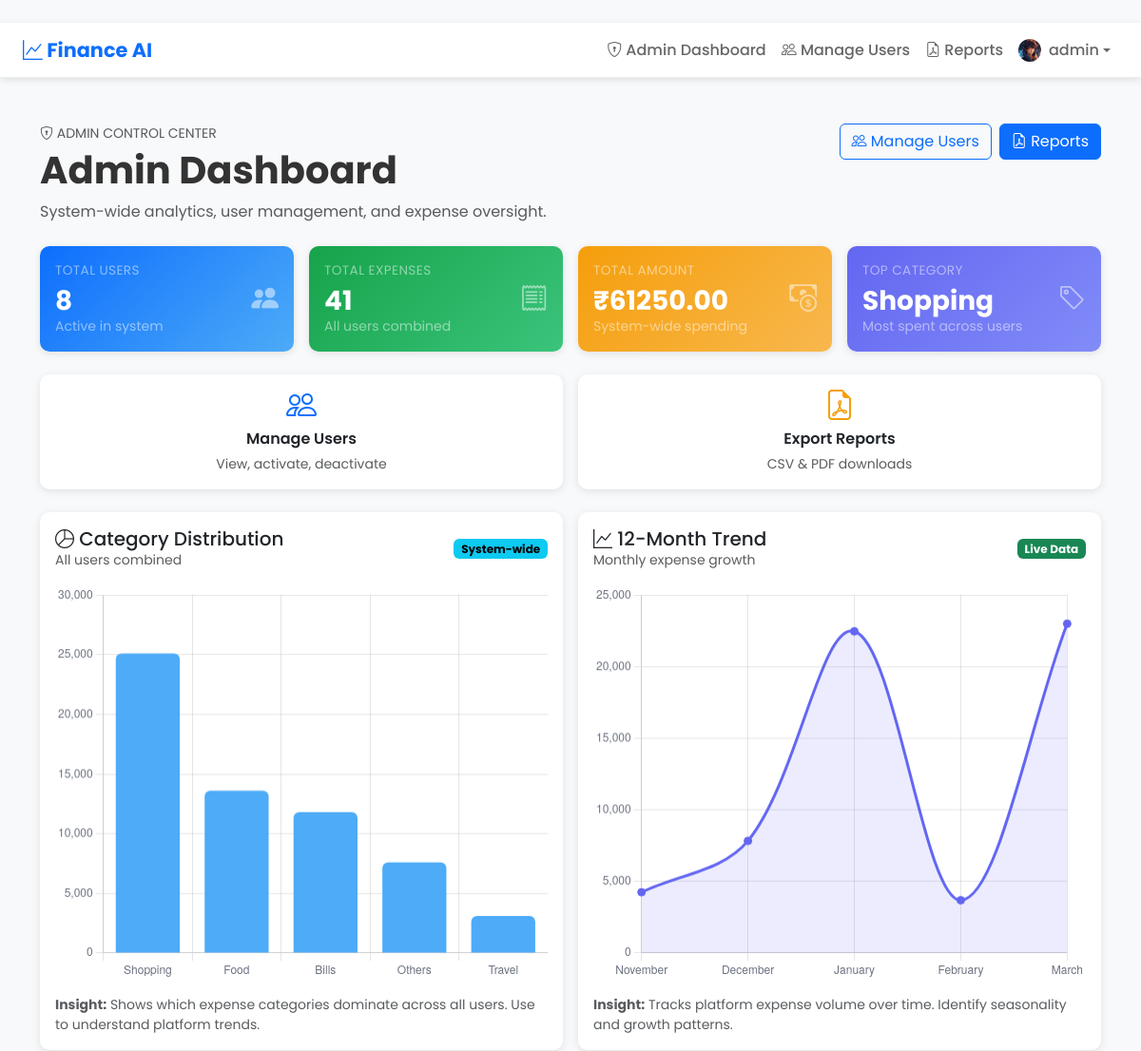
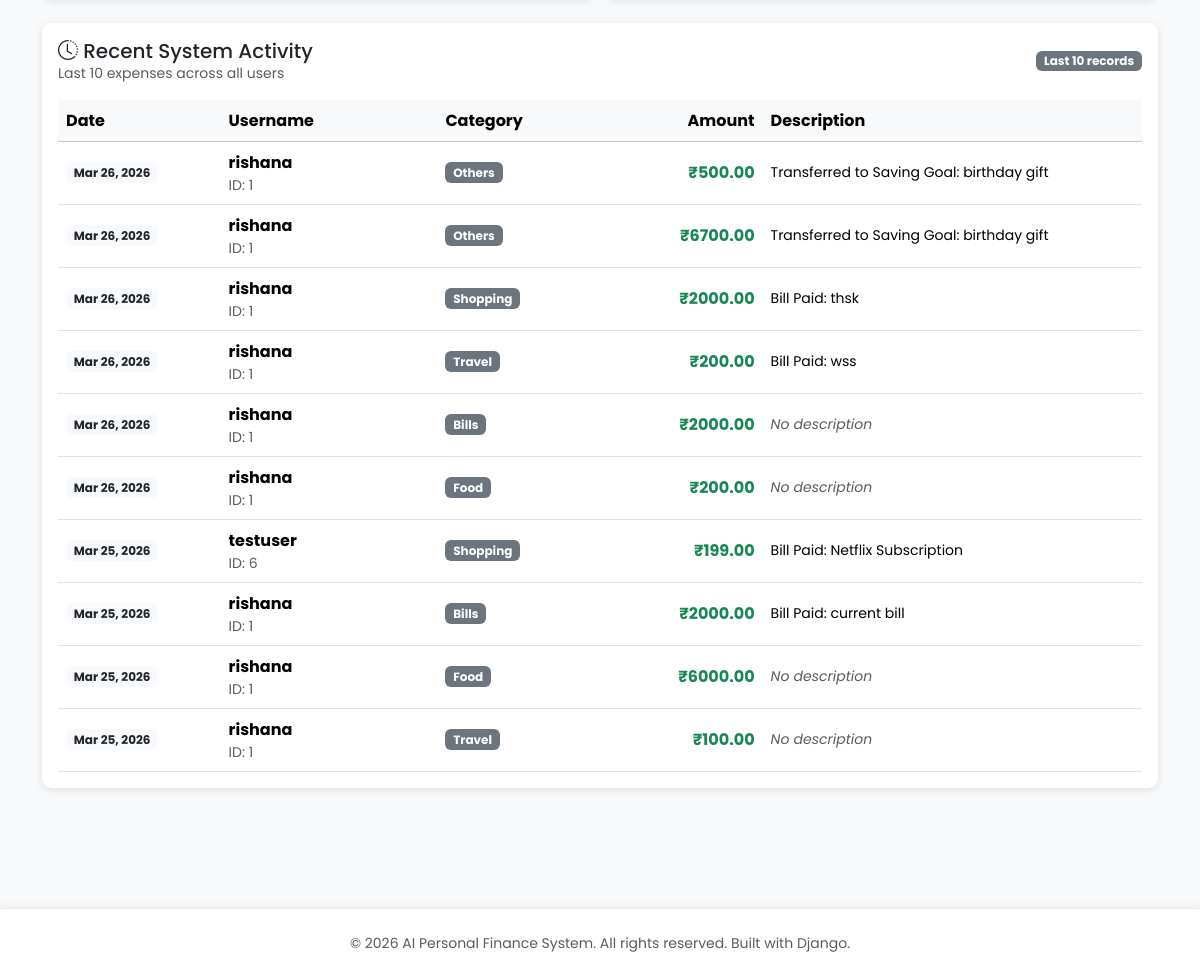
Page /admin-panel/ (signed in) on the committed database (2 pictures, top to bottom).
### expenses/models.py (models this page shows, shortened)
class Profile(models.Model):
    user = models.OneToOneField(User, on_delete=models.CASCADE, related_name='profile')
    profile_image = models.ImageField(upload_to='profiles/', blank=True, null=True)
    currency = models.CharField(max_length=10, default='INR')
    created_at = models.DateTimeField(auto_now_add=True)

class Expense(models.Model):
	CATEGORY_CHOICES = [
		('Food', 'Food'),
		('Travel', 'Travel'),
		('Shopping', 'Shopping'),
		('Bills', 'Bills'),
		('Others', 'Others'),
	]
	user = models.ForeignKey(User, on_delete=models.CASCADE, related_name='expenses')
	category = models.CharField(max_length=20, choices=CATEGORY_CHOICES)
	amount = models.DecimalField(
		max_digits=10,
		decimal_places=2,
		validators=[
			MinValueValidator(Decimal('0.01')),
			MaxValueValidator(Decimal('1000000.00'))
		]
	)
	description = models.TextField(blank=True)
	date = models.DateField(default=dt_date.today)
	is_anomaly = models.BooleanField(default=False)
	is_auto_categorized = models.BooleanField(default=False)
	is_ml_predicted = models.BooleanField(default=False)
	class Meta:
		ordering = ['-date', '-id']

### expenses/views_admin.py (the view)
@user_passes_test(is_admin, redirect_field_name=None)
def admin_dashboard(request):
    if not (request.user.is_staff and request.user.is_superuser):
        return redirect('dashboard')
    total_users = User.objects.count()
    total_expenses = Expense.objects.count()
    total_amount = Expense.objects.aggregate(total=Sum('amount'))['total'] or 0
    avg_expense = total_amount / total_expenses if total_expenses > 0 else 0
    most_spent_category = Expense.objects.values('category').annotate(
        total=Sum('amount'),
        count=Count('id')
    ).order_by('-total').first()
    if most_spent_category:
        most_spent = most_spent_category['category']
    else:
        most_spent = 'N/A'
    all_category_data = Expense.objects.values('category').annotate(
        total=Sum('amount')
    ).order_by('-total')
    category_labels = [row['category'] for row in all_category_data]
    category_values = [float(row['total']) for row in all_category_data]
    today = datetime.now()
    year_ago = today - timedelta(days=365)
    yearly_data = Expense.objects.filter(
        date__gte=year_ago
    ).annotate(
        month=TruncMonth('date')
    ).values('month').annotate(
        total=Sum('amount')
    ).order_by('month')
    trend_labels = [f"{month_name[row['month'].month]}" for row in yearly_data]
    trend_values = [float(row['total']) for row in yearly_data]
    recent_expenses = Expense.objects.select_related('user').order_by('-date')[:10]
    context = {
        'total_users': total_users,
        'total_expenses': total_expenses,
        'total_amount': f"{total_amount:.2f}",
        'avg_expense': f"{avg_expense:.2f}",
        'most_spent': most_spent,
        'category_labels': json.dumps(category_labels),
        'category_values': json.dumps(category_values),
        'trend_labels': json.dumps(trend_labels),
        'trend_values': json.dumps(trend_values),
        'recent_expenses': recent_expenses,
    }
    return render(request, 'admin/admin_dashboard.html', context)

### expenses/views_admin.py (called while the page is built)
def is_admin(user):
    return user.is_staff and user.is_superuser

### expenses/templates/admin/admin_dashboard.html (shortened to what this page needs)
﻿{% extends 'base.html' %}
{% block content %}
<div class="container py-4">
  <div class="d-flex flex-wrap justify-content-between align-items-start gap-3 mb-4">
    <div>
      <p class="text-uppercase small text-muted mb-1"><i class="bi bi-shield-lock"></i> Admin Control Center</p>
      <h1 class="fw-bold mb-2">Admin Dashboard</h1>
      <p class="text-muted mb-0">System-wide analytics, user management, and expense oversight.</p>
    </div>
    <div class="d-flex gap-2 flex-wrap">
      <a href="{% url 'admin_manage_users' %}" class="btn btn-outline-primary"><i class="bi bi-people"></i> Manage
        Users</a>
      <a href="{% url 'admin_reports' %}" class="btn btn-primary"><i class="bi bi-file-earmark-pdf"></i> Reports</a>
    </div>
  </div>
  <div class="row g-3 mb-4">
    <div class="col-md-6 col-xl-3">
      <div class="card card-spotlight bg-sky card-hover h-100">
        <div class="card-body d-flex align-items-center justify-content-between">
          <div>
            <p class="metric-label mb-1 text-white-50">Total Users</p>
            <h3 class="fw-bold mb-0">{{ total_users }}</h3>
            <small class="text-white-50">Active in system</small>
          </div>
          <i class="bi bi-people-fill icon text-white-50"></i>
        </div>
      </div>
    </div>
    <div class="col-md-6 col-xl-3">
      <div class="card card-spotlight bg-emerald card-hover h-100">
        <div class="card-body d-flex align-items-center justify-content-between">
          <div>
            <p class="metric-label mb-1 text-white-50">Total Expenses</p>
            <h3 class="fw-bold mb-0">{{ total_expenses }}</h3>
            <small class="text-white-50">All users combined</small>
          </div>
          <i class="bi bi-receipt icon text-white-50"></i>
        </div>
      </div>
    </div>
    <div class="col-md-6 col-xl-3">
      <div class="card card-spotlight bg-amber card-hover h-100">
        <div class="card-body d-flex align-items-center justify-content-between">
          <div>
            <p class="metric-label mb-1 text-white-50">Total Amount</p>
            <h3 class="fw-bold mb-0">₹{{ total_amount }}</h3>
            <small class="text-white-50">System-wide spending</small>
          </div>
          <i class="bi bi-cash-coin icon text-white-50"></i>
        </div>
      </div>
    </div>
    <div class="col-md-6 col-xl-3">
      <div class="card card-spotlight bg-indigo card-hover h-100">
        <div class="card-body d-flex align-items-center justify-content-between">
          <div>
            <p class="metric-label mb-1 text-white-50">Top Category</p>
            <h3 class="fw-bold mb-0">{{ most_spent }}</h3>
            <small class="text-white-50">Most spent across users</small>
          </div>
          <i class="bi bi-tag icon text-white-50"></i>
        </div>
      </div>
    </div>
  </div>
  <div class="row g-3 mb-4">
    <div class="col-md-6">
      <a href="{% url 'admin_manage_users' %}" class="card card-hover text-decoration-none h-100">
        <div class="card-body text-center">
          <i class="bi bi-people" style="font-size: 2rem; color: #0d6efd;"></i>
          <p class="fw-semibold mt-2 mb-1">Manage Users</p>
          <small class="text-muted">View, activate, deactivate</small>
        </div>
      </a>
    </div>
    <div class="col-md-6">
      <a href="{% url 'admin_reports' %}" class="card card-hover text-decoration-none h-100">
        <div class="card-body text-center">
          <i class="bi bi-file-earmark-pdf" style="font-size: 2rem; color: #f59e0b;"></i>
          <p class="fw-semibold mt-2 mb-1">Export Reports</p>
          <small class="text-muted">CSV & PDF downloads</small>
        </div>
      </a>
    </div>
  </div>
  <div class="row g-3 mb-4">
    <div class="col-lg-6">
      <div class="card h-100">
        <div class="card-body">
          <div class="d-flex justify-content-between align-items-center mb-3">
            <div>
              <h5 class="card-title mb-0"><i class="bi bi-pie-chart"></i> Category Distribution</h5>
              <small class="text-muted">All users combined</small>
            </div>
            <span class="badge text-bg-info">System-wide</span>
          </div>
          <canvas id="categoryChart" height="240" aria-label="Category distribution"></canvas>
          <p class="text-muted small mt-3 mb-0"><strong>Insight:</strong> Shows which expense categories dominate across
            all users. Use to understand platform trends.</p>
        </div>
      </div>
    </div>
    <div class="col-lg-6">
      <div class="card h-100">
        <div class="card-body">
          <div class="d-flex justify-content-between align-items-center mb-3">
            <div>
              <h5 class="card-title mb-0"><i class="bi bi-graph-up"></i> 12-Month Trend</h5>
              <small class="text-muted">Monthly expense growth</small>
            </div>
            <span class="badge text-bg-success">Live Data</span>
          </div>
          <canvas id="trendChart" height="240" aria-label="Monthly trend"></canvas>
          <p class="text-muted small mt-3 mb-0"><strong>Insight:</strong> Tracks platform expense volume over time.
            Identify seasonality and growth patterns.</p>
        </div>
      </div>
    </div>
  </div>
  <div class="row g-3 mb-4">
    <div class="col-12">
      <div class="card h-100">
        <div class="card-body">
          <div class="d-flex justify-content-between align-items-center mb-3">
            <div>
              <h5 class="card-title mb-0"><i class="bi bi-clock-history"></i> Recent System Activity</h5>
              <small class="text-muted">Last 10 expenses across all users</small>
            </div>
            <span class="badge text-bg-secondary">Last 10 records</span>
          </div>
          {% if recent_expenses %}
          <div class="table-responsive">
            <table class="table align-middle mb-0 table-hover">
              <thead class="table-light">
                <tr>
                  <th style="width: 15%;">Date</th>
                  <th style="width: 20%;">Username</th>
                  <th style="width: 15%;">Category</th>
                  <th class="text-end" style="width: 15%;">Amount</th>
                  <th style="width: 35%;">Description</th>
                </tr>
              </thead>
              <tbody>
                {% for expense in recent_expenses %}
                <tr>
                  <td>
                    <span class="badge text-bg-light text-dark">{{ expense.date|date:'M d, Y' }}</span>
                  </td>
                  <td>
                    <strong>{{ expense.user.username }}</strong>
                    <br><small class="text-muted">ID: {{ expense.user.id }}</small>
                  </td>
                  <td>
                    <span class="badge bg-secondary">{{ expense.category }}</span>
                  </td>
                  <td class="text-end">
                    <strong class="text-success">₹{{ expense.amount|floatformat:2 }}</strong>
                  </td>
                  <td>
                    <small>{{ expense.description|default:'<em class="text-muted">No description</em>' }}</small>
                  </td>
                </tr>
                {% endfor %}
              </tbody>
            </table>
          </div>
          {% else %}
          <div class="alert alert-info mb-0">
            <i class="bi bi-info-circle"></i> No expenses recorded yet.
          </div>
          {% endif %}
        </div>
      </div>
    </div>
  </div>
</div>
<script>
  const categoryLabels = JSON.parse('{{ category_labels|escapejs }}');
  const categoryValues = JSON.parse('{{ category_values|escapejs }}');
  const trendLabels = JSON.parse('{{ trend_labels|escapejs }}');
  const trendValues = JSON.parse('{{ trend_values|escapejs }}');
  function buildChart(ctx, config) {
    return new Chart(ctx, config);
  }
  const categoryCtx = document.getElementById('categoryChart');
  if (categoryCtx) {
    buildChart(categoryCtx, {
      type: 'bar',
      data: {
        labels: categoryLabels,
        datasets: [{
          label: 'Amount',
          data: categoryValues,
          backgroundColor: '#4dabf7',
          borderRadius: 6
        }]
      },
      options: {
        responsive: true,
        plugins: { legend: { display: false } },
        scales: { y: { beginAtZero: true, ticks: { color: '#6b7280' } }, x: { ticks: { color: '#6b7280' } } }
      }
    });
  }
  const trendCtx = document.getElementById('trendChart');
  if (trendCtx) {
    buildChart(trendCtx, {
      type: 'line',
      data: {
        labels: trendLabels,
        datasets: [{
          label: 'Monthly Spend',
          data: trendValues,
          fill: true,
          borderColor: '#6366f1',
          backgroundColor: 'rgba(99, 102, 241, 0.12)',
          tension: 0.35,
          pointRadius: 4,
          pointBackgroundColor: '#6366f1'
        }]
      },
      options: {
        responsive: true,
        plugins: { legend: { display: false } },
        scales: { y: { beginAtZero: true, ticks: { color: '#6b7280' } }, x: { ticks: { color: '#6b7280' } } }
      }
    });
  }
</script>
{% endblock %}

### expenses/templates/base.html (shortened to what this page needs)
<!DOCTYPE html>
<html lang="en">
<head>
  <link href="https://cdn.jsdelivr.net/npm/bootstrap@5.3.3/dist/css/bootstrap.min.css" rel="stylesheet" />
  <link href="https://cdn.jsdelivr.net/npm/bootstrap-icons@1.11.1/font/bootstrap-icons.css" rel="stylesheet" />
</head>
<body>
  <nav class="navbar navbar-expand-lg sticky-top">
    <div class="container-fluid ps-4 pe-4">
      <a class="navbar-brand" href="/"><i class="bi bi-graph-up"></i> Finance AI</a>
      <div class="collapse navbar-collapse" id="navbarNav">
        <ul class="navbar-nav ms-auto">
          {% if user.is_authenticated %}
          {% if user.is_staff and user.is_superuser %}
          <li class="nav-item"><a class="nav-link active" href="/admin-panel/"><i class="bi bi-shield-lock"></i> Admin
              Dashboard</a></li>
          <li class="nav-item"><a class="nav-link" href="/admin-panel/users/"><i class="bi bi-people"></i> Manage
              Users</a></li>
          <li class="nav-item"><a class="nav-link" href="/admin-panel/reports/"><i class="bi bi-file-earmark-pdf"></i>
              Reports</a></li>
          {% endif %}
          <li class="nav-item dropdown">
            <a class="nav-link dropdown-toggle d-flex align-items-center" href="#" role="button" data-bs-toggle="dropdown" aria-expanded="false">
              {% if user.profile.profile_image %}
                <img src="{{ user.profile.profile_image.url }}" class="rounded-circle me-1" style="width: 24px; height: 24px; object-fit: cover;">
              {% else %}
                <i class="bi bi-person-circle"></i>
              {% endif %}
              <span class="ms-1">{{ user.username }}</span>
            </a>
          </li>
          {% else %}
          <li class="nav-item"><a class="nav-link" href="/login/"><i class="bi bi-box-arrow-in-right"></i> Login</a>
          </li>
          <li class="nav-item"><a class="btn btn-primary btn-sm ms-2" href="/register/">Sign Up</a></li>
          {% endif %}
        </ul>
      </div>
    </div>
  </nav>
  <main class="container-fluid ps-4 pe-4 py-4">
    {% block content %}{% endblock %}
  </main>
  <footer class="mt-5 py-4 text-center text-muted">
    <p class="mb-0"><small>&copy; 2026 AI Personal Finance System. All rights reserved. Built with Django.</small></p>
  </footer>
</body>
</html>

### expenses/templates/base.html (style rules this page uses)
:root { --bs-primary: #0d6efd; --bs-success: #198754; --bs-light: #f8f9fa; --color-shadow: 0 2px 8px rgba(0, 0, 0, 0.1); }
body { font-family: 'Poppins', sans-serif; background-color: #f8f9fa; color: #333; }
.navbar { background: white; box-shadow: var(--color-shadow); border-bottom: 1px solid #e9ecef; }
.navbar-brand { font-weight: 700; font-size: 1.3rem; color: #0d6efd !important; }
.nav-link { color: #666 !important; font-weight: 500; transition: color 0.2s; }
.card { border: none; box-shadow: var(--color-shadow); border-radius: 10px; }
main { min-height: 85vh; }
footer { background-color: white; border-top: 1px solid #e9ecef; box-shadow: 0 -2px 8px rgba(0, 0, 0, 0.05); }

### expenses/templates/admin/admin_dashboard.html (style rules this page uses)
.card-spotlight { border: none; color: #fff; }
.card-spotlight .icon { font-size: 1.8rem; }
.bg-sky { background: linear-gradient(135deg, #0d6efd 0%, #4dabf7 100%); }
.bg-emerald { background: linear-gradient(135deg, #16a34a 0%, #3bc47c 100%); }
.bg-amber { background: linear-gradient(135deg, #f59e0b 0%, #f8b84e 100%); }
.bg-indigo { background: linear-gradient(135deg, #6366f1 0%, #818cf8 100%); }
.card-hover { transition: transform 0.15s ease, box-shadow 0.15s ease; }
.metric-label { letter-spacing: 0.03em; font-size: 0.85rem; text-transform: uppercase; }

### rows in the picture
Expense: date "Mar 26, 2026", user.username "rishana", user.id "1", category "Others", amount "500.00", description "Transferred to Saving Goal: birthday gift"
Expense: date "Mar 26, 2026", user.username "rishana", user.id "1", category "Others", amount "6700.00", description "Transferred to Saving Goal: birthday gift"
Expense: date "Mar 26, 2026", user.username "rishana", user.id "1", category "Shopping", amount "2000.00", description "Bill Paid: thsk"
Expense: date "Mar 26, 2026", user.username "rishana", user.id "1", category "Travel", amount "200.00", description "Bill Paid: wss"
Expense: date "Mar 26, 2026", user.username "rishana", user.id "1", category "Bills", amount "2000.00", description "No description"
Expense: date "Mar 26, 2026", user.username "rishana", user.id "1", category "Food", amount "200.00", description "No description"
Expense: date "Mar 25, 2026", user.username "testuser", user.id "6", category "Shopping", amount "199.00", description "Bill Paid: Netflix Subscription"
Expense: date "Mar 25, 2026", user.username "rishana", user.id "1", category "Bills", amount "2000.00", description "Bill Paid: current bill"
Expense: date "Mar 25, 2026", user.username "rishana", user.id "1", category "Food", amount "6000.00", description "No description"
Expense: date "Mar 25, 2026", user.username "rishana", user.id "1", category "Travel", amount "100.00", description "No description"

### other values in the picture
{{ user.username }} "admin"
{{ total_users }} "8"
{{ total_expenses }} "41"
{{ total_amount }} "61250.00"
{{ most_spent }} "Shopping"
chart data {{ category_values|escapejs }} [25099.0, 13610.0, 11820.0, 7601.0, 3120.0]
chart data {{ trend_values|escapejs }} [4250.0, 7840.0, 22470.0, 3690.0, 23000.0]
